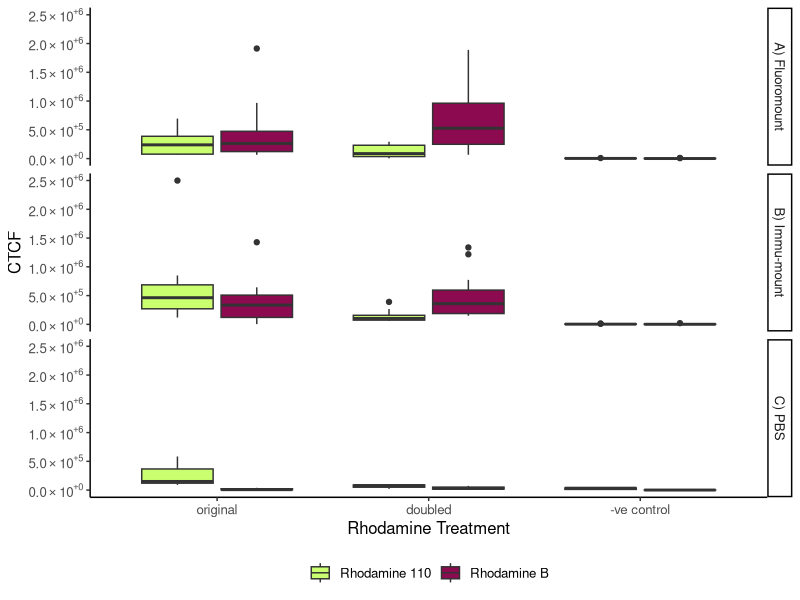
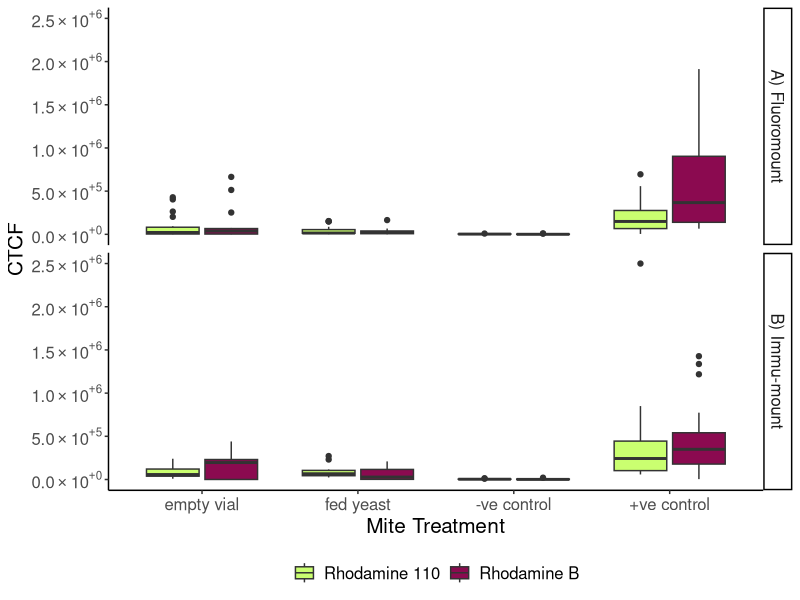
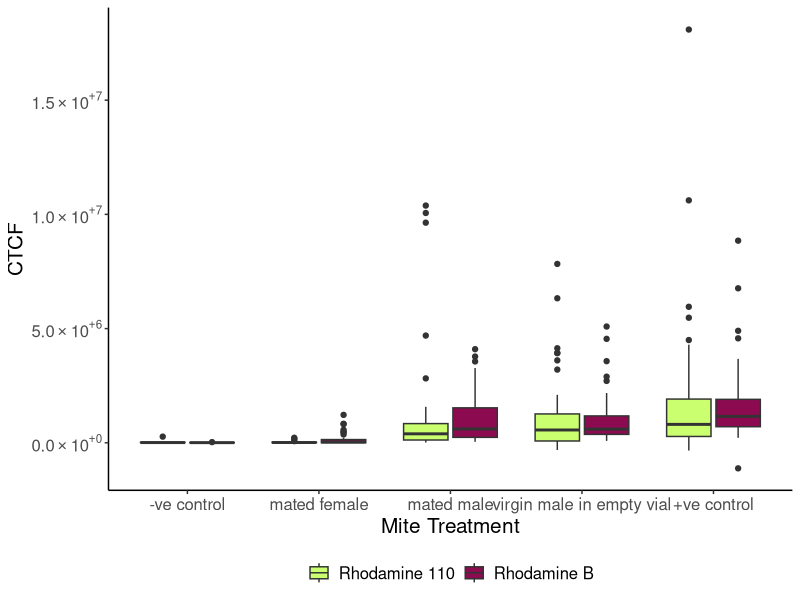
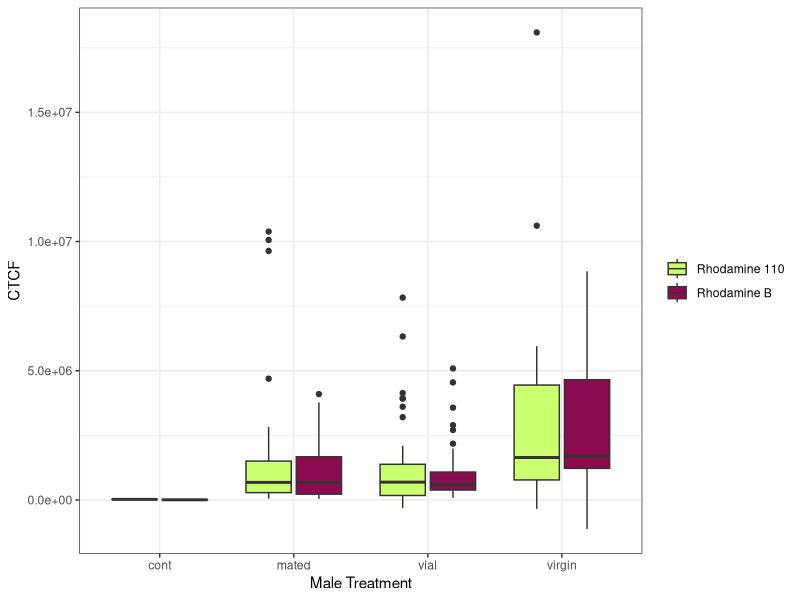

These charts were generated, in order, by the following R code:
## ---- chunk 1
library(ggplot2)
library(dplyr)
library(emmeans)
library(lme4)
## ---- chunk 2
mounted <- read.csv("Rhtest.csv",fileEncoding="UTF-8-BOM")

mated <- read.csv("mated.csv", fileEncoding="UTF-8-BOM")

## ---- chunk 3
Rhodamine <- c(    "fluoro" = "A) Fluoromount",
                    "immuno" = "B) Immu-mount",
                    "PBS" = "C) PBS"
                    )

Rhodamine2 <- c(    "fluoro" = "A) Fluoromount",
                    "immuno" = "B) Immu-mount"
                    )
## ---- chunk 4
mount_test <- mounted %>%
  filter(protocol=="mount" | protocol == "cont")

fancy_scientific <- function(l) {
     # turn in to character string in scientific notation
     l <- format(l, scientific = TRUE)
     # quote the part before the exponent to keep all the digits
     l <- gsub("^(.*)e", "'\\1'e", l)
     # turn the 'e+' into plotmath format
     l <- gsub("e", "%*%10^", l)
     # return this as an expression
     parse(text=l)
}

ggplot(mount_test, aes(conc, CTCF, fill=rhodamine)) + geom_boxplot() + facet_grid(mount~.,labeller = as_labeller(Rhodamine)) + xlab("Rhodamine Treatment") + scale_fill_manual(values=c("darkolivegreen1", "deeppink4"),labels=c("Rhodamine 110", "Rhodamine B")) + theme_classic() + theme(legend.title = element_blank()) + scale_x_discrete(labels=c("1" = "original", "2" = "doubled", "cont" = "-ve control")) + theme(legend.position="bottom", text = element_text(size = 12)) + scale_y_continuous(labels=fancy_scientific) 

mount_test_B <-  mount_test %>%
  filter(rhodamine == "B")

mount_test_110 <-  mount_test %>%
  filter(rhodamine == "110")

mount_mod_B <- lm(CTCF ~ mount*conc, data=mount_test_B)
anova(mount_mod_B)
emmeans(mount_mod_B, pairwise~conc)
emmeans(mount_mod_B, pairwise~mount|conc)

emmeans(mount_mod_B, pairwise~conc|mount)

mount_mod_110 <- lmer(CTCF ~ mount*conc + (1|trial), data=mount_test_110)
anova(mount_mod_110)
emmeans(mount_mod_110, pairwise~conc)
emmeans(mount_mod_110, pairwise~mount|conc)

emmeans(mount_mod_110, pairwise~conc|mount)
## ---- chunk 5
yeast_1 <- mounted %>%
  filter(mount!="PBS")

ggplot(yeast_1, aes(yeast.test, CTCF, fill=rhodamine)) + geom_boxplot() + facet_grid(mount~.,labeller = as_labeller(Rhodamine2)) + xlab("Mite Treatment") + scale_fill_manual(values=c("darkolivegreen1", "deeppink4"),labels=c("Rhodamine 110", "Rhodamine B")) + theme_classic() + theme(legend.title = element_blank(), text = element_text(size = 15))+ theme(legend.position="bottom") +  scale_x_discrete(limits = c("cont", "no yeast", "yeast", "positive")) + scale_x_discrete(limits=c("no yeast","yeast", "cont", "positive"), labels=c("cont" = "-ve control", "positive" = "+ve control", "no yeast" = "empty vial", "yeast" = "fed yeast")) + scale_y_continuous(labels=fancy_scientific) 

yeast_test_B <-  yeast_1 %>%
  filter(rhodamine == "B")

yeast_test_110 <-  yeast_1 %>%
  filter(rhodamine == "110")

yeast_mod_B <- lm(CTCF ~ mount*yeast.test, data=yeast_test_B)
anova(yeast_mod_B)
emmeans(yeast_mod_B, pairwise~yeast.test|mount)

yeast_mod_110 <- lm(CTCF ~ mount*yeast.test, data=yeast_test_110)
anova(yeast_mod_110)
emmeans(yeast_mod_110, pairwise~yeast.test|mount)
## ---- chunk 6
ggplot(mated, aes(condition, CTCF, fill=Rhodamine)) + geom_boxplot() + xlab("Mite Treatment") + scale_fill_manual(values=c("darkolivegreen1", "deeppink4"),labels=c("Rhodamine 110", "Rhodamine B")) + theme_classic() + theme(legend.title = element_blank()) + ylim(0, 2000000) + theme(legend.position="bottom", text = element_text(size = 15)) + scale_x_discrete(labels=c("cont" = "-ve control", "female" = "mated female", "mated" = "mated male", "vial" = "virgin male in empty vial", "virgin"="+ve control")) + scale_y_continuous(labels=fancy_scientific) 

mated_B <-mated %>%
  filter(Rhodamine=="B")

mated_mod_b <- lm(CTCF ~ condition, data=mated_B)
anova(mated_mod_b)
emmeans(mated_mod_b, pairwise~condition)

mated_110 <-mated %>%
  filter(Rhodamine=="110")

mated_mod_110 <- lm(CTCF ~ condition, data=mated_110)
anova(mated_mod_110)
emmeans(mated_mod_110, pairwise~condition)

mated5 <- mated %>%
  filter(trial == "5")

ggplot(mated5, aes(condition, CTCF, fill=Rhodamine)) + geom_boxplot() + xlab("Male Treatment") + scale_fill_manual(values=c("darkolivegreen1", "deeppink4"),labels=c("Rhodamine 110", "Rhodamine B")) + theme_bw() + theme(legend.title = element_blank())
